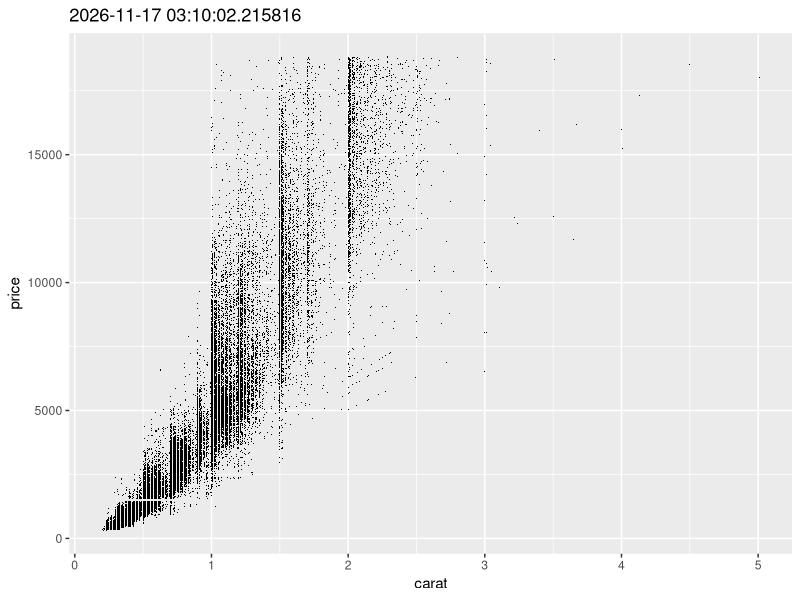

R code for this plot:
## ---- chunk 1
library(ggplot2)
diamonds |> 
  ggplot(aes(x = carat)) +
  geom_point(aes(y = price), shape = ".") +
  labs(title = Sys.time())
